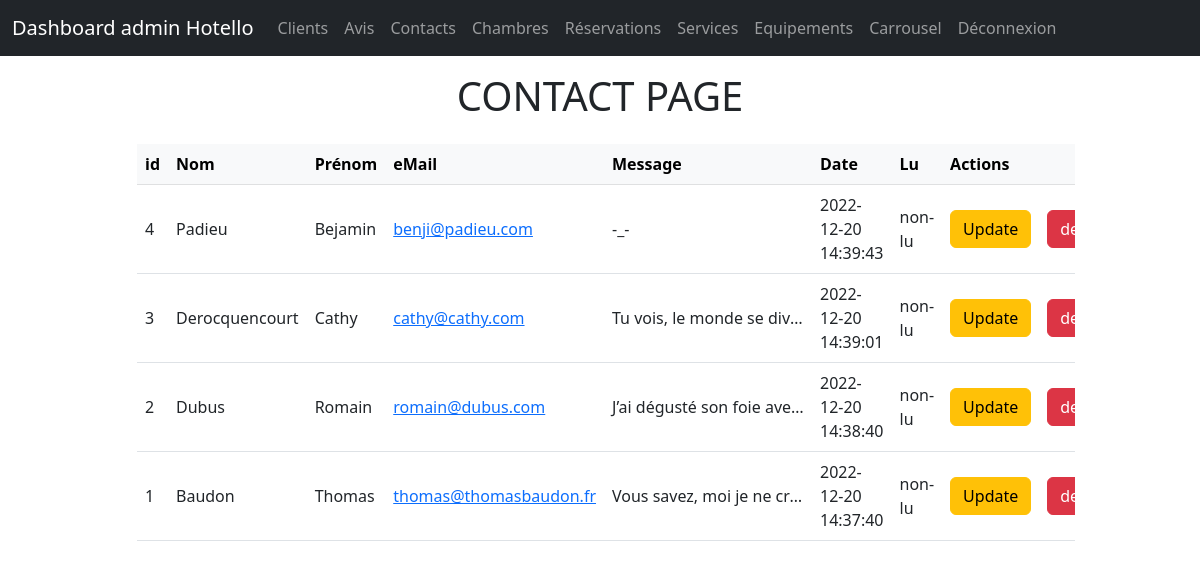
The page /admin/views/contactPage.php on the database its author committed.
### tables this page shows
CREATE TABLE `contact` (
  `id_contact` int(11) NOT NULL,
  `lastname` varchar(60) NOT NULL,
  `firstname` varchar(60) NOT NULL,
  `email` varchar(60) NOT NULL,
  `message` text NOT NULL,
  `date` datetime NOT NULL,
  `read_status` enum('non-lu','lu') NOT NULL
);

### admin/Models/ContactManager.php (called while the page is built, shortened)
<?php
class ContactManager{
    private $dataBase;
    public function __construct(PDO $dataBase)
    {
        $this->dataBase = $dataBase;
    }
    public function getAllContacts()
    {
        $getAllContacts = $this->dataBase->query("SELECT * FROM contact ORDER BY id_contact DESC");
        return $getAllContacts;
    }
}
?>

### admin/Views/contactPage.php (the view, shortened to what this page needs)
<?php
require_once('../Models/ContactManager.php');
$contact = new ContactManager($pdo);
?>
<?php require_once('./inc/header.inc.php'); ?>
<div class="container mt-3 mb-3">
    <div class="row">
        <div class="col-12 justify-content-center">
            <h1 class="text-center">CONTACT PAGE</h1>
        </div>
    </div>
</div>
<div class="container">
    <div class="row justify-content-center">
        <div class="col-10 table-responsive">
            <table class="table table-hover">
            <thead class="table-light">
                <th scope="col">id</th>
                <th scope="col">Nom</th>
                <th scope="col">Prénom</th>
                <th scope="col">eMail</th>
                <th scope="col">Message</th>
                <th scope="col">Date</th>
                <th scope="col">Lu</th>
                <th scope="col">Actions</th>
                <th></th>
            </thead>
            <tbody>
                <?php
                    $contacts = $contact->getAllContacts();
                    while ($contact = $contacts->fetch(PDO::FETCH_ASSOC)){
                ?>
                    <tr>
                        <td class="align-middle"> <?php echo $contact['id_contact']; ?></td>
                        <td class="align-middle"> <?php echo $contact['lastname']; ?></td>
                        <td class="align-middle"> <?php echo $contact['firstname']; ?></td>
                        <td class="align-middle">
                                <a href="mailto:<?php echo $contact['email']; ?>">
                            <?php echo $contact['email']; ?></a>
                        </td>
                        <td class="align-middle text-truncate" style="max-width: 13rem;"> <?php echo $contact['message']; ?></td>
                        <td class="align-middle"> <?php echo $contact['date']; ?></td>
                        <td class="align-middle"><?php echo $contact['read_status']; ?></td>
                        <td class="align-middle">
                            <a href="<?php echo "?action=update&id_contact=$contact[id_contact]"; ?>" class="btn btn-warning"> Update</a>
                        </td>
                        <td class="align-middle">
                        <a href="<?php echo "?action=delete&id_contact=$contact[id_contact]"; ?>" class="btn btn-danger"> delete</a>
                        </td>
                    </tr>
                <?php
                    }
                ?>
            </tbody>
            </table>
        </div>
    </div>
</div>
<?php require_once('./inc/footer.inc.php'); ?>

### rows shown on the page
contact: id_contact "4", lastname "Padieu", firstname "Bejamin", email "benji@padieu.com", message "-_-", date "2022-12-20 14:39:43", read_status "non-lu"
contact: id_contact "3", lastname "Derocquencourt", firstname "Cathy", email "cathy@cathy.com", message "Tu vois, le monde se div…", date "2022-12-20 14:39:01", read_status "non-lu"
contact: id_contact "2", lastname "Dubus", firstname "Romain", email "romain@dubus.com", message "J’ai dégusté son foie ave…", date "2022-12-20 14:38:40", read_status "non-lu"
contact: id_contact "1", lastname "Baudon", firstname "Thomas", email "thomas@thomasbaudon.fr", message "Vous savez, moi je ne cr…", date "2022-12-20 14:37:40", read_status "non-lu"
